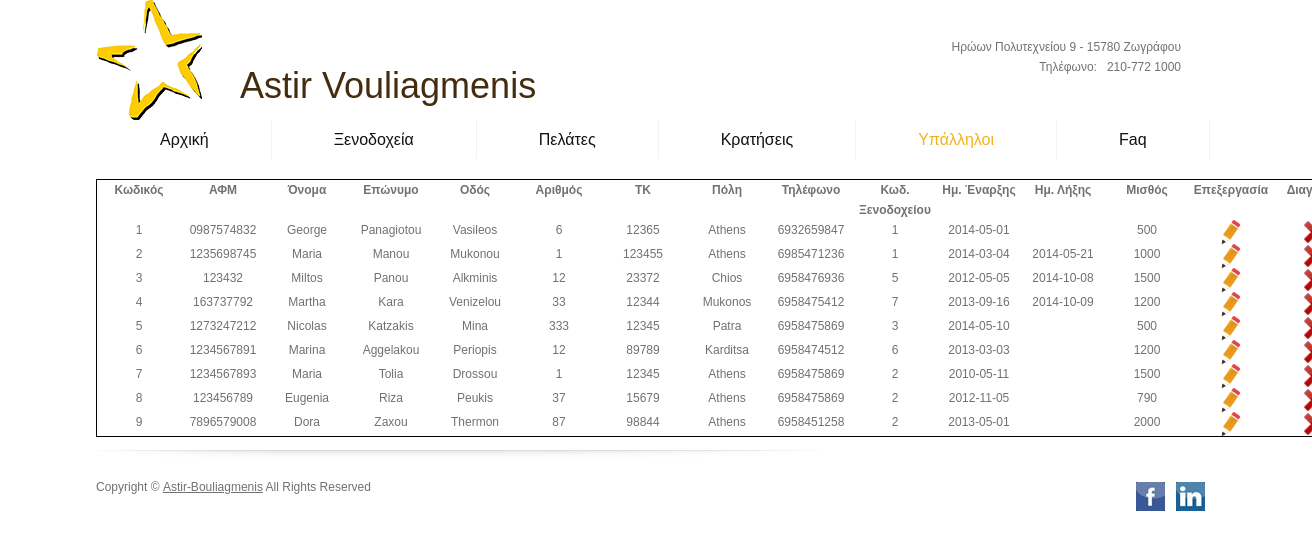
/employees_view.php, run on the app's committed database.
### tables this page shows
CREATE TABLE IF NOT EXISTS `employee_phone` (
  `employee_id` int(11) NOT NULL,
  `phone_number` char(10) NOT NULL,
  PRIMARY KEY (`employee_id`,`phone_number`)
);

CREATE TABLE IF NOT EXISTS `employees` (
  `employee_id` int(11) NOT NULL AUTO_INCREMENT,
  `ssn` varchar(10) NOT NULL,
  `name` varchar(10) NOT NULL,
  `surname` varchar(10) NOT NULL,
  `street` varchar(10) NOT NULL,
  `number` int(11) NOT NULL,
  `postalcode` int(11) NOT NULL,
  `city` varchar(10) NOT NULL,
  `hotel_id` int(11) NOT NULL,
  `start_date` date NOT NULL,
  `end_date` date DEFAULT NULL,
  `salary` int(11) NOT NULL,
  PRIMARY KEY (`employee_id`),
  UNIQUE KEY `ssn` (`ssn`),
  KEY `hotel_id` (`hotel_id`)
);

### models/employees.php (called while the page is built, shortened)
<?php
	function GetEmployees() {
        $res = mysql_query(
            "SELECT
                *
            FROM
                employees LEFT JOIN employee_phone
			ON
				employees.employee_id = employee_phone.employee_id"
        );
        $rows = array();
        while ( $row = mysql_fetch_array( $res ) ) {
            $rows[] = $row;
        }
        return $rows;
    }
?>

### views/employees_view.php (the view, shortened to what this page needs)
<div id="sel_wrapper">
	<table class="employees_table">
		<tr>
			<td class="table_titles" >
				<strong>Κωδικός</strong>
			</td>
			<td class="table_titles" >
				<strong>ΑΦΜ</strong>
			</td>
			<td class="table_titles" >
				<strong>Όνομα</strong>
			</td>
			<td class="table_titles" >
				<strong>Επώνυμο</strong>
			</td>
			<td class="table_titles" >
				<strong>Οδός</strong>
			</td>
			<td class="table_titles" >
				<strong>Αριθμός</strong>
			</td>
			<td class="table_titles" >
				<strong>ΤΚ</strong>
			</td>
			<td class="table_titles" >
				<strong>Πόλη</strong>
			</td>
			<td class="table_titles" >
				<strong>Τηλέφωνο</strong>
			</td>
			<td class="table_titles" >
				<strong>Κωδ. Ξενοδοχείου</strong>
			</td>
			<td class="table_titles" >
				<strong>Ημ. Έναρξης</strong>
			</td>
			<td class="table_titles" >
				<strong>Ημ. Λήξης</strong>
			</td>
			<td class="table_titles" >
				<strong>Μισθός</strong>
			</td>
			<td class="table_titles" >
				<strong>Επεξεργασία</strong>
			</td>
			<td class="table_titles" >
				<strong>Διαγραφή</strong>
			</td>
		</tr>
		<?php
			$previousEmployeeAT = 0;
			foreach( $employees as $employee ) {
				if ( $previousEmployeeAT == $employee[0] ) {
					echo "<tr><td></td><td></td><td></td><td></td><td></td><td></td><td></td><td></td><td>" . $employee[13] . "</td></tr>";
				}
				else {
				?><tr><?php
					$td = "<td>" . $employee[0] . "</td>";
					echo $td;
					$td = "<td>" . $employee[1] . "</td>";
					echo $td;
					$td = "<td>" . $employee[2] . "</td>";
					echo $td;
					$td = "<td>" . $employee[3] . "</td>";
					echo $td;
					$td = "<td>" . $employee[4] . "</td>";
					echo $td;
					$td = "<td>" . $employee[5] . "</td>";
					echo $td;
					$td = "<td>" . $employee[6] . "</td>";
					echo $td;
					$td = "<td>" . $employee[7] . "</td>";
					echo $td;
					$td = "<td>" . $employee[13] . "</td>";
					echo $td;
					$td = "<td>" . $employee[8] . "</td>";
					echo $td;
					$td = "<td>" . $employee[9] . "</td>";
					echo $td;
					$td = "<td>" . $employee[10] . "</td>";
					echo $td;
					$td = "<td>" . $employee[11] . "</td>";
					echo $td;
					$td = "<td><a href='employees_edit.php?employee_id=" . $employee[0] . "'><img src='images/edit.png' alt='X' height='24' width='24'> </td>";
					echo $td;
					$td = "<td><a href='employees_delete.php?employee_id=" . $employee[0] . "'><img src='images/delete.png' alt='X' height='24' width='24'> </td>";
					echo $td;
				?></tr><?php
					$previousEmployeeAT = $employee[0];
				}
			}
		?>
	</table>
</div>

### css/style.css (style rules this page uses)
body { background:#fff; border:0; font:12px Arial, Helvetica, sans-serif; color:#72716f; line-height:20px; min-width:1120px }
.main { margin:0 auto; width:960px; padding:0 6px }
a { color:#72716f; text-decoration:underline; outline:none }
table { border: 1px solid black; text-align: center; }
td { min-width: 7em; }

### data on the page
employee_phone: employee.employee_id "1", employee.ssn "0987574832", employee.name "George", employee.surname "Panagiotou", employee.street "Vasileos", employee.number "6", employee.postalcode "12365", employee.city "Athens", phone_number "6932659847", employee.hotel_id "1", employee.start_date "2014-05-01", employee.salary "500"
employee_phone: employee.employee_id "2", employee.ssn "1235698745", employee.name "Maria", employee.surname "Manou", employee.street "Mukonou", employee.number "1", employee.postalcode "123455", employee.city "Athens", phone_number "6985471236", employee.hotel_id "1", employee.start_date "2014-03-04", employee.end_date "2014-05-21", employee.salary "1000"
employee_phone: employee.employee_id "3", employee.ssn "123432", employee.name "Miltos", employee.surname "Panou", employee.street "Alkminis", employee.number "12", employee.postalcode "23372", employee.city "Chios", phone_number "6958476936", employee.hotel_id "5", employee.start_date "2012-05-05", employee.end_date "2014-10-08", employee.salary "1500"
employee_phone: employee.employee_id "4", employee.ssn "163737792", employee.name "Martha", employee.surname "Kara", employee.street "Venizelou", employee.number "33", employee.postalcode "12344", employee.city "Mukonos", phone_number "6958475412", employee.hotel_id "7", employee.start_date "2013-09-16", employee.end_date "2014-10-09", employee.salary "1200"
employee_phone: employee.employee_id "5", employee.ssn "1273247212", employee.name "Nicolas", employee.surname "Katzakis", employee.street "Mina", employee.number "333", employee.postalcode "12345", employee.city "Patra", phone_number "6958475869", employee.hotel_id "3", employee.start_date "2014-05-10", employee.salary "500"
employee_phone: employee.employee_id "6", employee.ssn "1234567891", employee.name "Marina", employee.surname "Aggelakou", employee.street "Periopis", employee.number "12", employee.postalcode "89789", employee.city "Karditsa", phone_number "6958474512", employee.hotel_id "6", employee.start_date "2013-03-03", employee.salary "1200"
employee_phone: employee.employee_id "7", employee.ssn "1234567893", employee.name "Maria", employee.surname "Tolia", employee.street "Drossou", employee.number "1", employee.postalcode "12345", employee.city "Athens", phone_number "6958475869", employee.hotel_id "2", employee.start_date "2010-05-11", employee.salary "1500"
employee_phone: employee.employee_id "8", employee.ssn "123456789", employee.name "Eugenia", employee.surname "Riza", employee.street "Peukis", employee.number "37", employee.postalcode "15679", employee.city "Athens", phone_number "6958475869", employee.hotel_id "2", employee.start_date "2012-11-05", employee.salary "790"
employee_phone: employee.employee_id "9", employee.ssn "7896579008", employee.name "Dora", employee.surname "Zaxou", employee.street "Thermon", employee.number "87", employee.postalcode "98844", employee.city "Athens", phone_number "6958451258", employee.hotel_id "2", employee.start_date "2013-05-01", employee.salary "2000"
